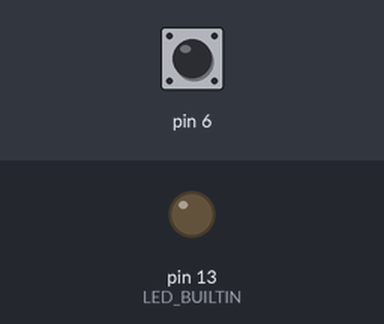
A sketch run on a simulated Arduino Uno, built with avr-gcc and run on an emulated ATmega328P. Shown: output pins drawn as LEDs (lit = HIGH). Inputs (shaded band) come from the test bench; at power-on: pin 6 HIGH.

Above: at 1.2 s.
1.3 s: pin 6 pulled LOW for 3.2 s
At 2.6 s:
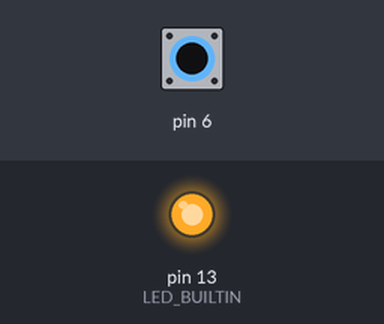
Timing chart, 0 to 6.3 s (numbered marks = the images above; inputs shaded):
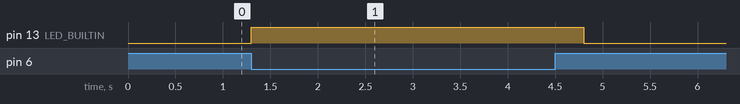

Measured:
- after the input at 1.3 s, pin 13 (LED_BUILTIN): LOW → HIGH at once, → LOW 3.5 s later

The sketch:

sketch_may21b.ino
```cpp
void setup() {
  Serial.begin(9600);
  pinMode(6,INPUT_PULLUP);
  pinMode(LED_BUILTIN, OUTPUT);
  digitalWrite(LED_BUILTIN,LOW);

}

void loop() {
  for (int i=1;i<=5;i++){
    bool n=digitalRead(6);
    if(n== 0){
      digitalWrite(LED_BUILTIN,HIGH);
      delay(500);
      digitalWrite(LED_BUILTIN,LOW);

    }
    else continue;
    n=0;
  }

}
```
